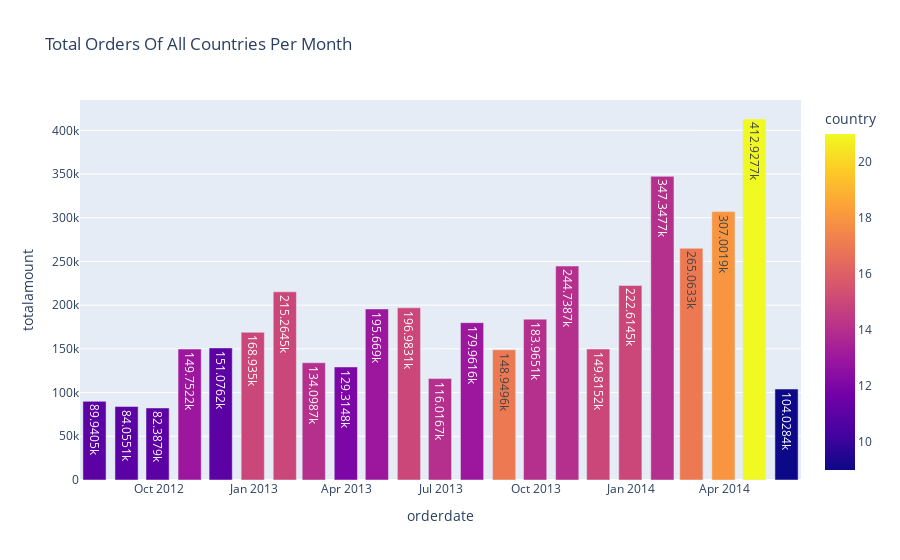

The code cell stored with this chart in its notebook:
### Code cell
fig = px.bar(
            country, 
            x=country.index, 
            y='totalamount', 
            color='country', 
            text_auto=True,
            title='Total Orders Of All Countries Per Month',
            labels={'index': 'orderdate', 'Total Amount': 'totalamount'})
fig.show()

### Figure 1 — Plotly figure (JSON) as saved in the notebook; plotly's stock layout.template omitted (floating-point values rounded to 4 significant figures)
{"data": [{"hovertemplate": "orderdate=%{x}<br>totalamount=%{y}<br>country=%{marker.color}<extra></extra>", "legendgroup": "", "marker": {"color": [11, 11, 11, 13, 11, 15, 15, 14, 12, 13, 15, 14, 13, 17, 14, 14, 15, 15, 14, 17, 18, 21, 9], "coloraxis": "coloraxis", "pattern": {"shape": ""}}, "name": "", "orientation": "v", "showlegend": false, "textposition": "auto", "texttemplate": "%{y}", "type": "bar", "x": ["2012-07-31T00:00:00.000000000", "2012-08-31T00:00:00.000000000", "2012-09-30T00:00:00.000000000", "2012-10-31T00:00:00.000000000", "2012-11-30T00:00:00.000000000", "2012-12-31T00:00:00.000000000", "2013-01-31T00:00:00.000000000", "2013-02-28T00:00:00.000000000", "2013-03-31T00:00:00.000000000", "2013-04-30T00:00:00.000000000", "2013-05-31T00:00:00.000000000", "2013-06-30T00:00:00.000000000", "2013-07-31T00:00:00.000000000", "2013-08-31T00:00:00.000000000", "2013-09-30T00:00:00.000000000", "2013-10-31T00:00:00.000000000", "2013-11-30T00:00:00.000000000", "2013-12-31T00:00:00.000000000", "2014-01-31T00:00:00.000000000", "2014-02-28T00:00:00.000000000", "2014-03-31T00:00:00.000000000", "2014-04-30T00:00:00.000000000", "2014-05-31T00:00:00.000000000"], "xaxis": "x", "y": [89940.0, 84060.0, 82390.0, 149800.0, 151100.0, 168900.0, 215300.0, 134100.0, 129300.0, 195700.0, 197000.0, 116000.0, 180000.0, 148900.0, 184000.0, 244700.0, 149800.0, 222600.0, 347300.0, 265100.0, 307000.0, 412900.0, 104000.0], "yaxis": "y"}], "layout": {"barmode": "relative", "coloraxis": {"colorbar": {"title": {"text": "country"}}, "colorscale": [[0, "#0d0887"], [0.1111, "#46039f"], [0.2222, "#7201a8"], [0.3333, "#9c179e"], [0.4444, "#bd3786"], [0.5556, "#d8576b"], [0.6667, "#ed7953"], [0.7778, "#fb9f3a"], [0.8889, "#fdca26"], [1, "#f0f921"]]}, "legend": {"tracegroupgap": 0}, "title": {"text": "Total Orders Of All Countries Per Month"}, "xaxis": {"anchor": "y", "domain": [0, 1], "title": {"text": "orderdate"}}, "yaxis": {"anchor": "x", "domain": [0, 1], "title": {"text": "totalamount"}}}}
